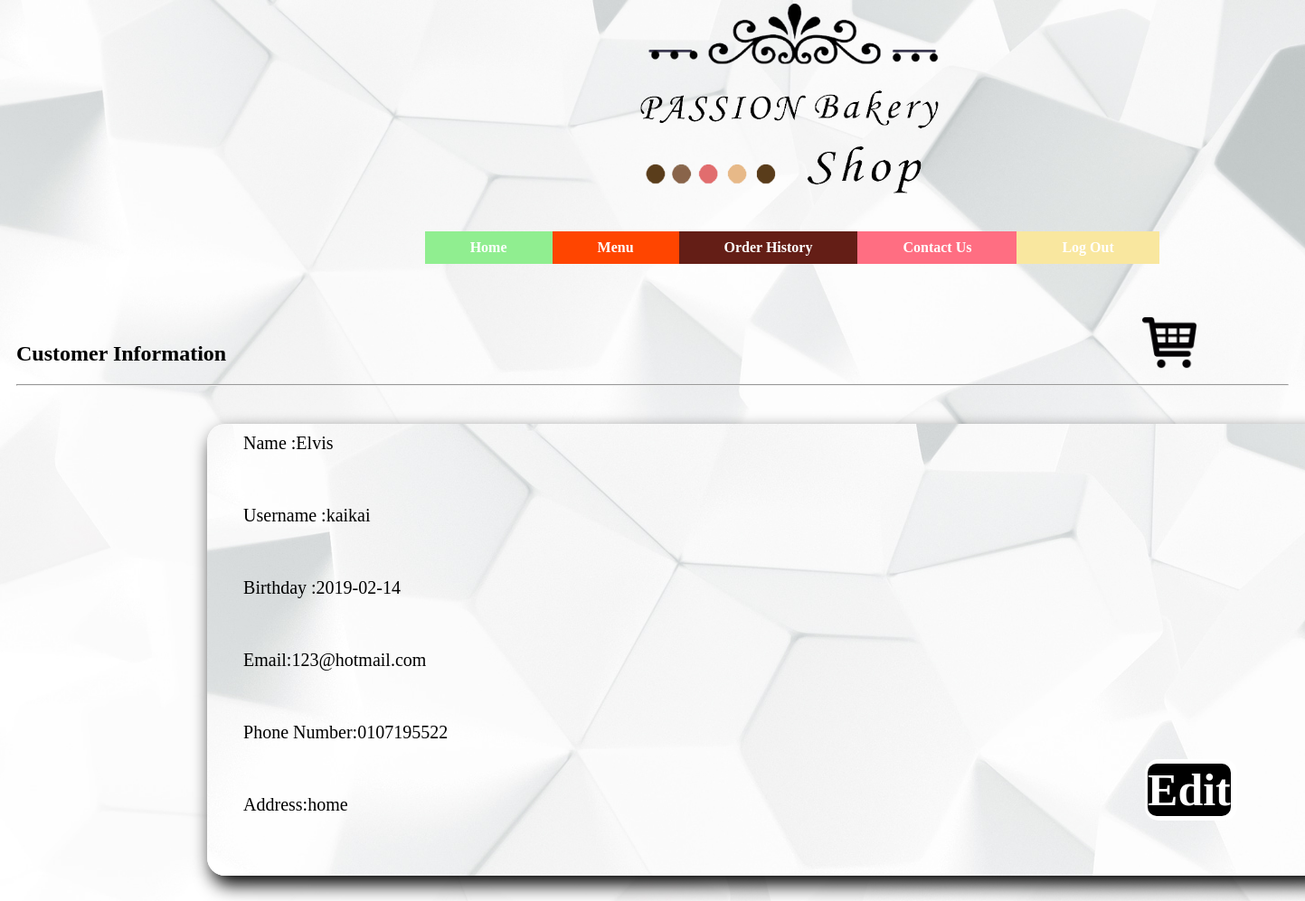
The page /user/index/customer_information.php (signed in) on the database its author committed.
### tables this page shows
CREATE TABLE `customer` (
  `c_id` int(11) NOT NULL,
  `c_name` varchar(255) NOT NULL,
  `c_username` varchar(255) NOT NULL,
  `c_password` varchar(255) NOT NULL,
  `c_email` varchar(255) NOT NULL,
  `c_hp` varchar(255) NOT NULL,
  `c_address` varchar(255) NOT NULL,
  `birthday` date NOT NULL,
  `date_registered` timestamp NOT NULL DEFAULT CURRENT_TIMESTAMP
);

### user/index/customer_information.php (the view, shortened to what this page needs)
<!DOCTYPE html>
<html>
<head>
</head>
<body>
		<div class="header">
			<div class="logocontainer">
					<img class="logo" src="../../png/logo1.png" alt="logo" >
			</div>
			<div class="navbar">
		<ul>
		  <li><a class="home" href="index.php">Home</a></li>
		  <li><a class="menu" href="../php_shopping_cart/product.php">Menu</a></li>
		  <li><a class="outlet" href="../orderHistory.php">Order History</a></li>
		  <li><a class="about" href="../aboutus/aboutus.php">Contact Us</a></li>
		  <li><a class="signin" href="../logout.php">Log Out</a></li>
		</ul>
			</div>
	</div>
	<div id="cart-icon">
		<a href="../php_shopping_cart/viewCart.php"><img src="../../png/cart.png" width="60px" height="60px"></a>
	</div>
	<div id="middle">
		<div class="productindex">
     <h2>Customer Information</h2>
     <hr class="colorline">
	<br>
	<div class="list">
	<?php
	include('../../config.php');
		$sql="SELECT * from customer where c_id=".$_SESSION['c_id']; ;
		$result=mysqli_query($db,$sql);
		while($row=mysqli_fetch_assoc($result))
		{
	?>
	<ul>
		<li><label>Name :</label><?php echo$row['c_name'];?></li>
		<li><label>Username :</label><?php echo $row['c_username'];?></li>
		<li><label>Birthday :</label><?php echo $row['birthday'];?></li>
		<li><label>Email:</label><?php echo $row['c_email'];?></li>
		<li><label>Phone Number:</label><?php echo $row['c_hp'];?></li>
		<li><label>Address:</label><?php echo $row['c_address'];?></li>
		<div class="editbtn">
		<a href="edit_cus_information.php?cid=<?php echo $row['c_id']?>">Edit</a>
	</div>
	</ul>
	<?php } ?>
	</div>
</div>
	</div>
</body>
</html>

### user/index/customer_information.php (style rules this page uses)
.header ul { list-style-type: none; margin: 50; padding: 30px; overflow: hidden; top: 50; min-width: 40.5%; margin-left: 25%; top:200px; }
body { background-image:url("../../png/back1.jpg"); background-repeat: no-repeat; background-size: cover; }
li { float: left; }
li a { display: block; color: white; text-align: center; padding: 9px 60px; padding-right: 50px; padding-left: 50px; text-decoration: none; }
.home { background-color: #90EE90; }
.menu { background-color: #FF4500; }
.outlet { background-color: #641E16; }
.about { background-color: #FF6E82; }
.signin { background-color:#F9E79F; }
.header { margin-left: 7%; }
.logo { width:330px; height:210px;margin-left:600px;margin-right:auto;border-radius: 10px; }
.logocontainer { position:absolute;top:4px; }
.navbar { margin-top:200px; margin-bottom:2%; }
.productindex { padding:10px; }
.list ul { list-style-type:none;margin-left: 15%;background-image: url(../../png/back1.jpg);width:1200px;height: 500px;border-radius: 20px;box-shadow: 5px 10px 20px 0px }
.list ul li { margin-top: 10px;width:1000px;height:70px;font-size: 20px; }
a { text-decoration:none; font-weight:bold; }
#cart-icon { position: absolute;right: 120px; }
.editbtn a { color:white;background-color: black; bottom:100px;position: absolute;font-size:50px;border-radius: 10px;box-shadow: 2px 0px 0px 5px; }

### rows shown on the page
customer: c_name "Elvis", c_username "kaikai", birthday "2019-02-14", c_email "123@hotmail.com", c_hp "0107195522", c_address "home"
